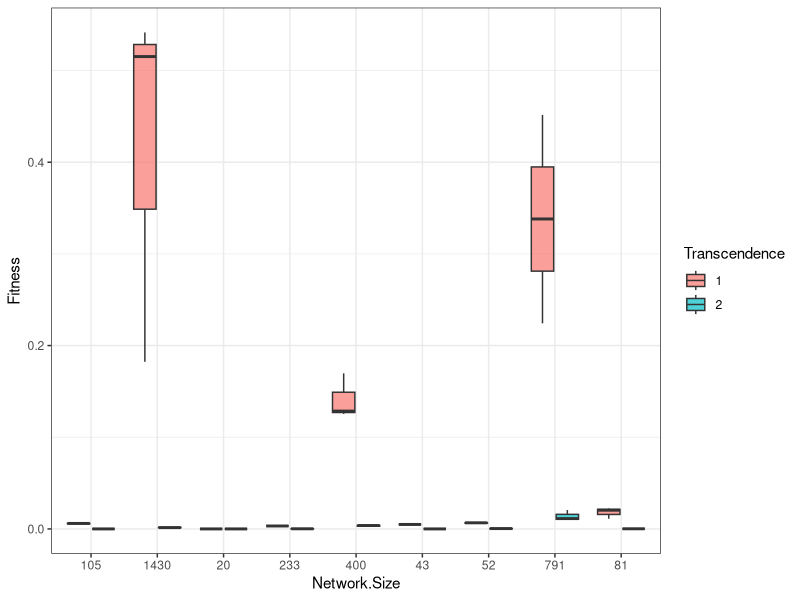

Recreate this plot in R.
# Analysis of data for EvoComp Project
# P. Alexander Burnham
# November 25, 2019



# read in our data (using partial data right now (only three reps)) - Alex
RealData <- read.csv("realNWdata.csv", 
                              header = FALSE,
                              stringsAsFactors = FALSE)

library(dplyr)
library(ggplot2)

names(RealData) <- c('Fitness', 'Func.Calls', "Transcendence", 'Network.Size')

RealData$Transcendence <- as.character(RealData$Transcendence)
RealData$Network.Size <- as.character(RealData$Network.Size)

ggplot(RealData, aes(y = Fitness, x = Network.Size, fill = Transcendence)) +
  geom_boxplot(alpha=0.7) + theme_bw()
